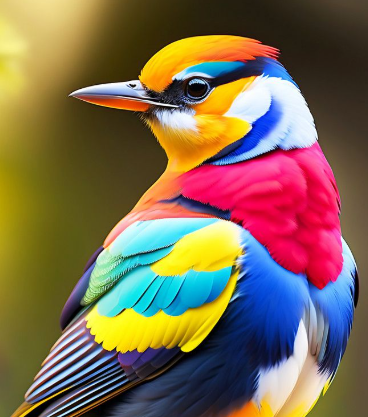
#> input picture open-cv tutorials/bird.png, 368 x 417 px
$ python drawing.py
#> lines starting #> are read from the running program, lines starting #| are printed output that depends on the picture
import os
import cv2

# read image
image_path = 'bird.png'
img = cv2.imread(image_path)
#> img is the input picture: shape (417, 368, 3); mean B, G, R 81.8, 106.6, 126.4

# draw a line
# first () is starting point of the line
# second () is ending point of the line
# 3 is the thickness of the lines. if we give -1 for it , it will be colored the circled
# (0,255,0) this is the color channel blue, green, red
cv2.line(img, (100,150) , (300,450), (0,255,0),3)

# draw a rectangle
cv2.rectangle(img, (200,350), (450,600), (0,0,255),-1 )
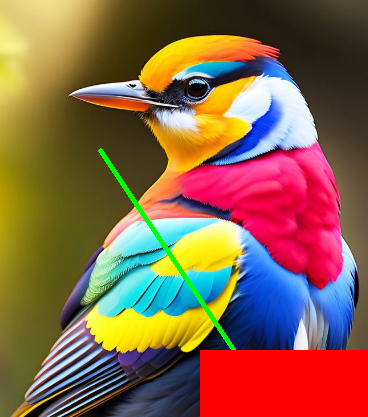
#> img: shape (417, 368, 3); mean B, G, R 74.3, 99.7, 135.9

# draw a circle
# first () is the center coordinates of the circle
cv2.circle(img, (500,550), 15 , (0,255,0))

# add text on top of an image
cv2.putText(img, 'hey you', (800,450),cv2.FONT_HERSHEY_SIMPLEX, 2,(255,255,0),2)

# visualize the image
cv2.imshow('image',img)
cv2.waitKey(5000)
